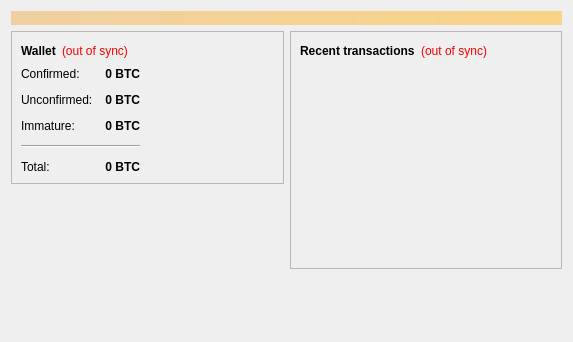
<?xml version="1.0" encoding="UTF-8"?>
<ui version="4.0">
 <class>OverviewPage</class>
 <widget class="QWidget" name="OverviewPage">
  <property name="geometry">
   <rect>
    <x>0</x>
    <y>0</y>
    <width>573</width>
    <height>342</height>
   </rect>
  </property>
  <property name="windowTitle">
   <string>Form</string>
  </property>
  <layout class="QVBoxLayout" name="topLayout">
   <item>
    <widget class="QLabel" name="labelAlerts">
     <property name="visible">
      <bool>false</bool>
     </property>
     <property name="styleSheet">
      <string notr="true">background-color: qlineargradient(x1: 0, y1: 0, x2: 1, y2: 0, stop:0 #F0D0A0, stop:1 #F8D488); color:#000000;</string>
     </property>
     <property name="wordWrap">
      <bool>true</bool>
     </property>
     <property name="margin">
      <number>3</number>
     </property>
    </widget>
   </item>
   <item>
    <layout class="QHBoxLayout" name="horizontalLayout" stretch="1,1">
     <item>
      <layout class="QVBoxLayout" name="verticalLayout_2">
       <item>
        <widget class="QFrame" name="frame">
         <property name="frameShape">
          <enum>QFrame::StyledPanel</enum>
         </property>
         <property name="frameShadow">
          <enum>QFrame::Raised</enum>
         </property>
         <layout class="QVBoxLayout" name="verticalLayout_4">
          <item>
           <layout class="QHBoxLayout" name="horizontalLayout_4">
            <item>
             <widget class="QLabel" name="label_5">
              <property name="font">
               <font>
                <weight>75</weight>
                <bold>true</bold>
               </font>
              </property>
              <property name="text">
               <string>Wallet</string>
              </property>
             </widget>
            </item>
            <item>
             <widget class="QLabel" name="labelWalletStatus">
              <property name="toolTip">
               <string>The displayed information may be out of date. Your wallet automatically synchronizes with the iQcoin network after a connection is established, but this process has not completed yet.</string>
              </property>
              <property name="styleSheet">
               <string notr="true">QLabel { color: red; }</string>
              </property>
              <property name="text">
               <string notr="true">(out of sync)</string>
              </property>
              <property name="alignment">
               <set>Qt::AlignLeading|Qt::AlignLeft|Qt::AlignVCenter</set>
              </property>
             </widget>
            </item>
            <item>
             <spacer name="horizontalSpacer_2">
              <property name="orientation">
               <enum>Qt::Horizontal</enum>
              </property>
              <property name="sizeHint" stdset="0">
               <size>
                <width>40</width>
                <height>20</height>
               </size>
              </property>
             </spacer>
            </item>
           </layout>
          </item>
          <item>
          <layout class="QHBoxLayout" name="horizontalLayout_3">
           <item>
           <layout class="QFormLayout" name="formLayout_2">
            <property name="fieldGrowthPolicy">
             <enum>QFormLayout::AllNonFixedFieldsGrow</enum>
            </property>
            <property name="horizontalSpacing">
             <number>12</number>
            </property>
            <property name="verticalSpacing">
             <number>12</number>
            </property>
            <item row="0" column="0">
             <widget class="QLabel" name="label">
              <property name="text">
               <string>Confirmed:</string>
              </property>
             </widget>
            </item>
            <item row="0" column="1">
             <widget class="QLabel" name="labelBalance">
              <property name="font">
               <font>
                <weight>75</weight>
                <bold>true</bold>
               </font>
              </property>
              <property name="cursor">
               <cursorShape>IBeamCursor</cursorShape>
              </property>
              <property name="toolTip">
               <string>Your current spendable balance</string>
              </property>
              <property name="text">
               <string notr="true">0 BTC</string>
              </property>
              <property name="alignment">
               <set>Qt::AlignRight|Qt::AlignTrailing|Qt::AlignVCenter</set>
              </property>
              <property name="textInteractionFlags">
               <set>Qt::LinksAccessibleByMouse|Qt::TextSelectableByKeyboard|Qt::TextSelectableByMouse</set>
              </property>
             </widget>
            </item>
            <item row="1" column="0">
             <widget class="QLabel" name="label_3">
              <property name="text">
               <string>Unconfirmed:</string>
              </property>
             </widget>
            </item>
            <item row="1" column="1">
             <widget class="QLabel" name="labelUnconfirmed">
              <property name="font">
               <font>
                <weight>75</weight>
                <bold>true</bold>
               </font>
              </property>
              <property name="cursor">
               <cursorShape>IBeamCursor</cursorShape>
              </property>
              <property name="toolTip">
               <string>Total of transactions that have yet to be confirmed, and do not yet count toward the spendable balance</string>
              </property>
              <property name="text">
               <string notr="true">0 BTC</string>
              </property>
              <property name="alignment">
               <set>Qt::AlignRight|Qt::AlignTrailing|Qt::AlignVCenter</set>
              </property>
              <property name="textInteractionFlags">
               <set>Qt::LinksAccessibleByMouse|Qt::TextSelectableByKeyboard|Qt::TextSelectableByMouse</set>
              </property>
             </widget>
            </item>
            <item row="2" column="0">
             <widget class="QLabel" name="labelImmatureText">
              <property name="text">
               <string>Immature:</string>
              </property>
             </widget>
            </item>
            <item row="2" column="1">
             <widget class="QLabel" name="labelImmature">
              <property name="font">
               <font>
                <weight>75</weight>
                <bold>true</bold>
               </font>
              </property>
              <property name="toolTip">
               <string>Mined balance that has not yet matured</string>
              </property>
              <property name="text">
               <string notr="true">0 BTC</string>
              </property>
              <property name="alignment">
               <set>Qt::AlignRight|Qt::AlignTrailing|Qt::AlignVCenter</set>
              </property>
              <property name="textInteractionFlags">
               <set>Qt::LinksAccessibleByMouse|Qt::TextSelectableByKeyboard|Qt::TextSelectableByMouse</set>
              </property>
             </widget>
            </item>
            <item row="4" column="0">
             <widget class="QLabel" name="labelTotalText">
              <property name="text">
               <string>Total:</string>
              </property>
             </widget>
            </item>
            <item row="4" column="1">
             <widget class="QLabel" name="labelTotal">
              <property name="font">
               <font>
                <weight>75</weight>
                <bold>true</bold>
               </font>
              </property>
              <property name="cursor">
               <cursorShape>IBeamCursor</cursorShape>
              </property>
              <property name="toolTip">
               <string>Your current total balance</string>
              </property>
              <property name="text">
               <string notr="true">0 BTC</string>
              </property>
              <property name="alignment">
               <set>Qt::AlignRight|Qt::AlignTrailing|Qt::AlignVCenter</set>
              </property>
              <property name="textInteractionFlags">
               <set>Qt::LinksAccessibleByMouse|Qt::TextSelectableByKeyboard|Qt::TextSelectableByMouse</set>
              </property>
             </widget>
            </item>
            <item row="3" column="0" colspan="2">
             <widget class="Line" name="line">
              <property name="orientation">
               <enum>Qt::Horizontal</enum>
              </property>
             </widget>
            </item>
           </layout>
          </item>
            <item>
             <spacer name="horizontalSpacer_3">
              <property name="orientation">
               <enum>Qt::Horizontal</enum>
              </property>
              <property name="sizeHint" stdset="0">
               <size>
                <width>40</width>
                <height>20</height>
               </size>
              </property>
             </spacer>
            </item>
           </layout>
          </item>
         </layout>
        </widget>
       </item>
       <item>
        <spacer name="verticalSpacer">
         <property name="orientation">
          <enum>Qt::Vertical</enum>
         </property>
         <property name="sizeHint" stdset="0">
          <size>
           <width>20</width>
           <height>40</height>
          </size>
         </property>
        </spacer>
       </item>
      </layout>
     </item>
     <item>
      <layout class="QVBoxLayout" name="verticalLayout_3">
       <item>
        <widget class="QFrame" name="frame_2">
         <property name="frameShape">
          <enum>QFrame::StyledPanel</enum>
         </property>
         <property name="frameShadow">
          <enum>QFrame::Raised</enum>
         </property>
         <layout class="QVBoxLayout" name="verticalLayout">
          <item>
           <layout class="QHBoxLayout" name="horizontalLayout_2">
            <item>
             <widget class="QLabel" name="label_4">
              <property name="text">
               <string>&lt;b&gt;Recent transactions&lt;/b&gt;</string>
              </property>
             </widget>
            </item>
            <item>
             <widget class="QLabel" name="labelTransactionsStatus">
              <property name="toolTip">
               <string>The displayed information may be out of date. Your wallet automatically synchronizes with the iQcoin network after a connection is established, but this process has not completed yet.</string>
              </property>
              <property name="styleSheet">
               <string notr="true">QLabel { color: red; }</string>
              </property>
              <property name="text">
               <string notr="true">(out of sync)</string>
              </property>
              <property name="alignment">
               <set>Qt::AlignRight|Qt::AlignTrailing|Qt::AlignVCenter</set>
              </property>
             </widget>
            </item>
            <item>
             <spacer name="horizontalSpacer">
              <property name="orientation">
               <enum>Qt::Horizontal</enum>
              </property>
              <property name="sizeHint" stdset="0">
               <size>
                <width>40</width>
                <height>20</height>
               </size>
              </property>
             </spacer>
            </item>
           </layout>
          </item>
          <item>
           <widget class="QListView" name="listTransactions">
            <property name="styleSheet">
             <string notr="true">QListView { background: transparent; }</string>
            </property>
            <property name="frameShape">
             <enum>QFrame::NoFrame</enum>
            </property>
            <property name="verticalScrollBarPolicy">
             <enum>Qt::ScrollBarAlwaysOff</enum>
            </property>
            <property name="horizontalScrollBarPolicy">
             <enum>Qt::ScrollBarAlwaysOff</enum>
            </property>
            <property name="selectionMode">
             <enum>QAbstractItemView::NoSelection</enum>
            </property>
           </widget>
          </item>
         </layout>
        </widget>
       </item>
       <item>
        <spacer name="verticalSpacer_2">
         <property name="orientation">
          <enum>Qt::Vertical</enum>
         </property>
         <property name="sizeHint" stdset="0">
          <size>
           <width>20</width>
           <height>40</height>
          </size>
         </property>
        </spacer>
       </item>
      </layout>
     </item>
    </layout>
   </item>
  </layout>
 </widget>
 <resources/>
 <connections/>
</ui>
